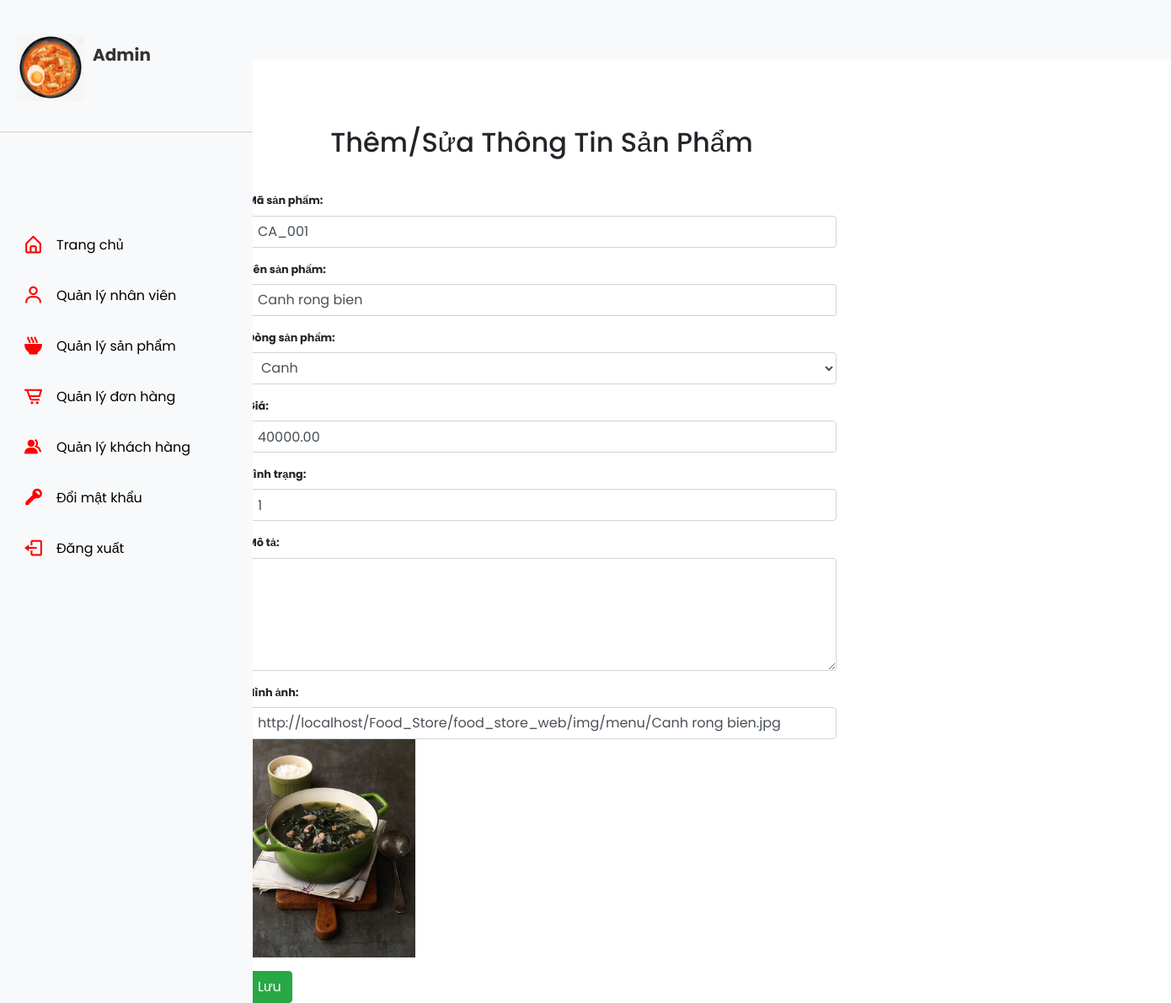
Page /Food_Store/admin/product/add.php?productCode=CA_001 on the earlier database version.
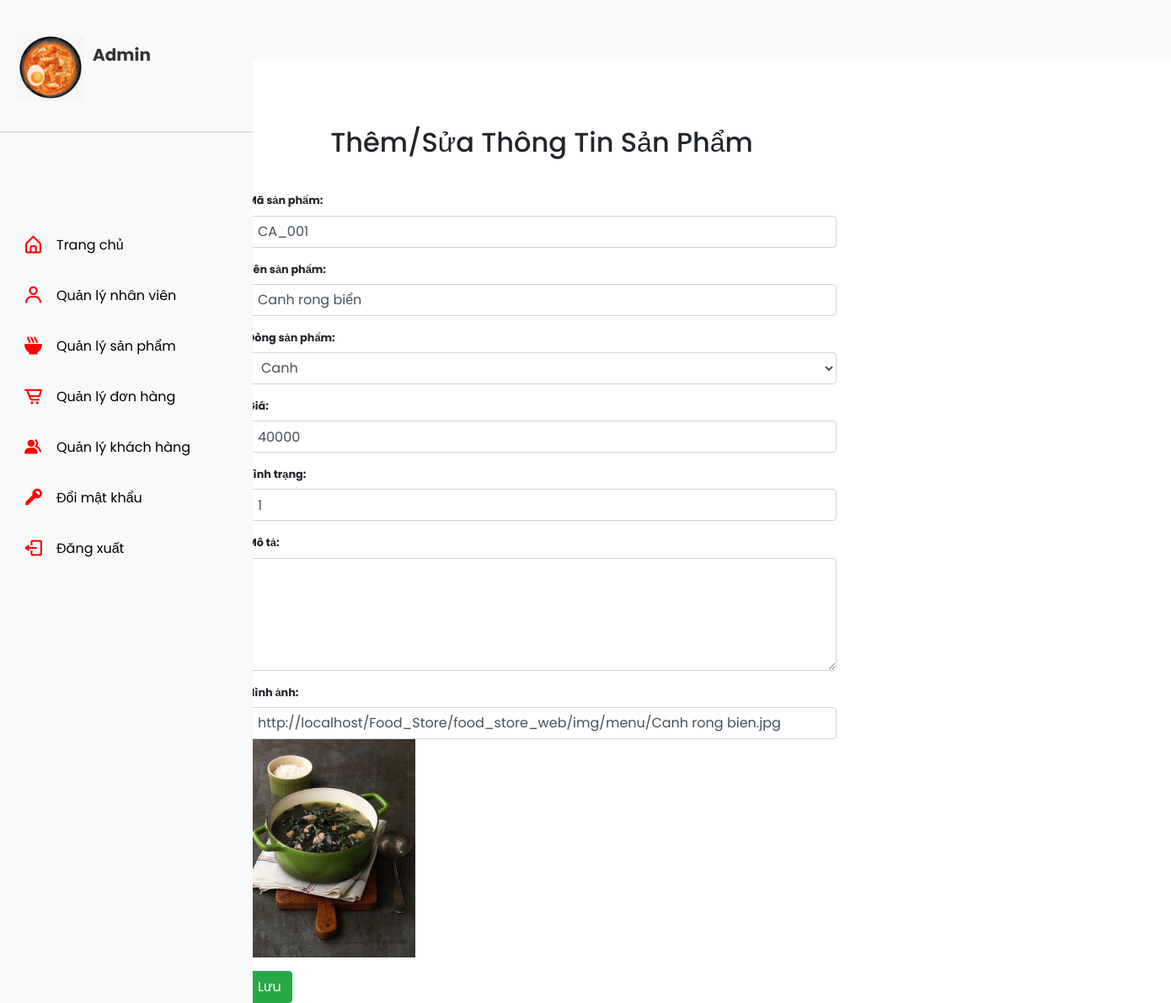
Same page on the later database version.
### tables this page shows
CREATE TABLE `products` (
  `productCode` varchar(15) NOT NULL,
  `productName` varchar(50) NOT NULL,
  `productLine` varchar(50) NOT NULL,
  `price` decimal(10,0) NOT NULL,
  `available` tinyint(1) NOT NULL,
  `productDescription` varchar(50) NOT NULL,
  `image_path` text DEFAULT NULL
);

### Food_Store/db/dbhelper.php (called while the page is built, shortened)
<?php
function executeSingleResult($sql) {
	$con = mysqli_connect(HOST, USERNAME, PASSWORD, DATABASE);
	$result = mysqli_query($con, $sql);
	$row    = mysqli_fetch_array($result, 1);
	return $row;
}

### Food_Store/admin/product/add.php (the view, shortened to what the changed rows need)
<?php
require_once ('../../db/dbhelper.php');
$productCode = $productCode = $productName = $productLine = $productDescription = $price = $available =$image_path = '';
if (isset($_GET['productCode'])) {
	$productCode       = $_GET['productCode'];
	$sql      = 'select * from products where productCode = "'.$productCode.'"';
	$products = executeSingleResult($sql);
	if ($products != null) {
		$productCode = $products['productCode'];
		$productName = $products['productName'];
		$price = $products['price'];
		$available = $products['available'];
		$image_path = $products['image_path'];
	}
}
?>
<!DOCTYPE html>
<html>
<head>
	<link rel="stylesheet" href="https://maxcdn.bootstrapcdn.com/bootstrap/4.4.1/css/bootstrap.min.css">
	<link rel="stylesheet" href="../index.css">
	<link rel="stylesheet" href="../employee/employee.css">
	<link href='https://unpkg.com/boxicons@2.1.1/css/boxicons.min.css' rel='stylesheet'>
</head>
<body>
</body>
	<div class="container">
		<div class="panel panel-primary">
			<div class="panel-heading">
				<h2 class="text-center">Thêm/Sửa Thông Tin Sản Phẩm</h2>
			</div>
			<div class="panel-body">
				<form method="post">
					<div class="form-group">
					  <label for="productCode"><b>Mã sản phẩm:</b></label>
					  <input required="true" type="text" class="form-control" id="productCode" name="productCode" value="<?=$productCode?>">
					</div>
					<div class="form-group">
					  <label for="productName"><b>Tên sản phẩm:</b></label>
					  <input required="true" type="text" class="form-control" id="productName" name="productName" value="<?=$productName?>">
					</div>
					<div class="form-group">
					  <label for="price"><b>Giá:</b></label>
					  <input required="true" type="text" class="form-control" id="price" name="price" value="<?=$price?>">
					</div>
					<div class="form-group">
					  <label for="price"><b>Tình trạng:</b></label>
					  <input required="true" type="text" class="form-control" id="available" name="available" value="<?=$available?>">
					</div>
					<div class="form-group">
					  <label for="image_path"><b>Hình ảnh:</b></label>
					  <input required="true" type="text" class="form-control" id="image_path" name="image_path"
					  	value="<?=$image_path?>" onchange="updateImagePath()">
					  <img src="<?=$image_path?>" style="max-width: 200px" id="img">
					</div>
				</form>
			</div>
		</div>
	</div>
</body>
</html>

Differences in the rows shown:
changed products "CA_001": productName "Canh rong bien" → "Canh rong biển"; price "40000.00" → "40000"
